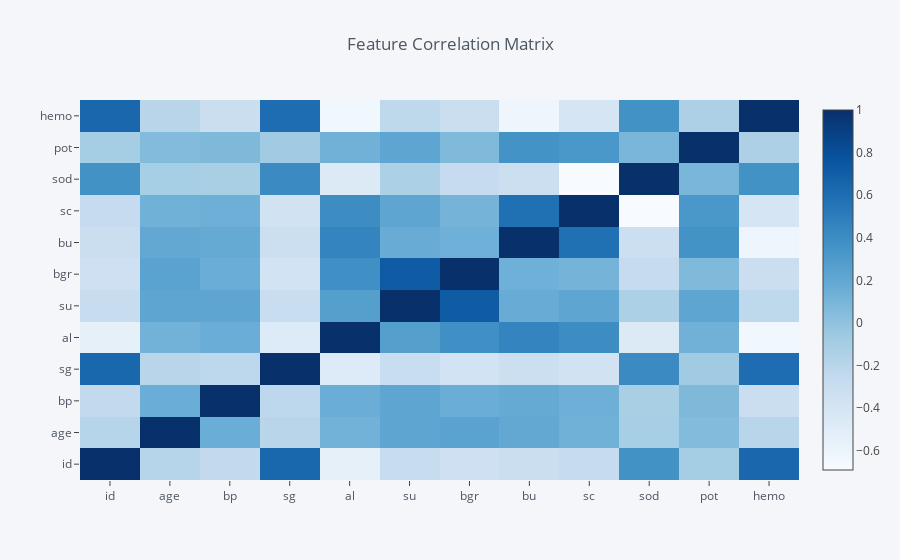

The cell this chart's notebook holds for it:
### Markdown cell above
## Visualisation

Enough with the numbers, we wanna see some plots, lets start with a heatmap:

## Heatmap

A heatmap is a very easy and quick way to see correlation in our dataset, often it confirm our suggestions, often it shows us stuff which is logic but often the datasets are also strange, and so the heatmap is aswell:

### Code cell
data.corr().iplot(kind='heatmap',colorscale="blues", title="Feature Correlation Matrix")

### Figure 1 — Plotly figure (JSON) as saved in the notebook; plotly's stock layout.template omitted (floating-point values rounded to 4 significant figures; data arrays with more than 128 entries replaced by an {"elided": "..."} marker saying what was removed)
{"data": [{"colorscale": [[0, "rgb(247,251,255)"], [0.125, "rgb(222,235,247)"], [0.25, "rgb(198,219,239)"], [0.375, "rgb(158,202,225)"], [0.5, "rgb(107,174,214)"], [0.625, "rgb(66,146,198)"], [0.75, "rgb(33,113,181)"], [0.875, "rgb(8,81,156)"], [1, "rgb(8,48,107)"]], "type": "heatmap", "uid": "5b845151-3492-4262-8319-af23ef270f1d", "x": ["id", "age", "bp", "sg", "al", "su", "bgr", "bu", "sc", "sod", "pot", "hemo"], "y": ["id", "age", "bp", "sg", "al", "su", "bgr", "bu", "sc", "sod", "pot", "hemo"], "z": {"elided": "12x12 float values"}, "zmax": 1, "zmin": -0.6902}], "layout": {"legend": {"bgcolor": "#F5F6F9", "font": {"color": "#4D5663"}}, "paper_bgcolor": "#F5F6F9", "plot_bgcolor": "#F5F6F9", "title": {"font": {"color": "#4D5663"}, "text": "Feature Correlation Matrix"}, "xaxis": {"gridcolor": "#E1E5ED", "showgrid": true, "tickfont": {"color": "#4D5663"}, "title": {"font": {"color": "#4D5663"}, "text": ""}, "zerolinecolor": "#E1E5ED"}, "yaxis": {"gridcolor": "#E1E5ED", "showgrid": true, "tickfont": {"color": "#4D5663"}, "title": {"font": {"color": "#4D5663"}, "text": ""}, "zerolinecolor": "#E1E5ED"}}}
